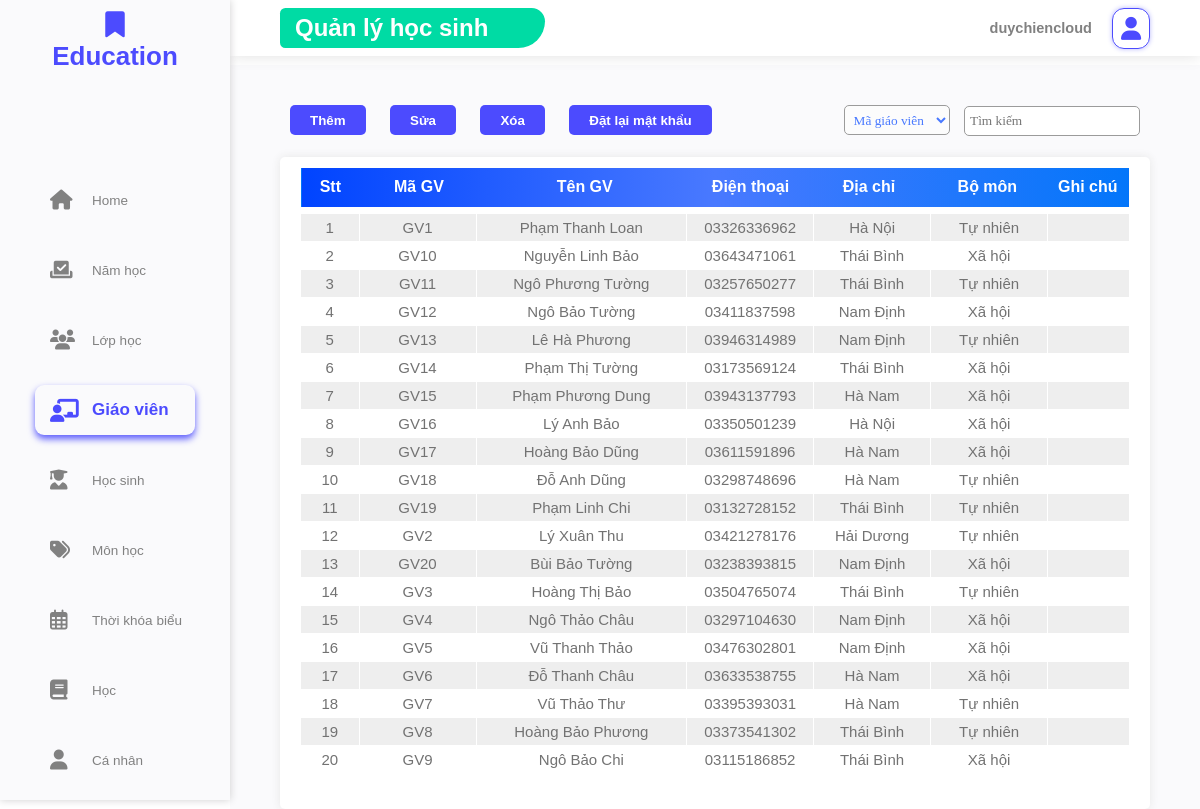
Page /Admin/giaovien.php (signed in) on the committed database.
### tables this page shows
CREATE TABLE `giaovien` (
  `MaGV` varchar(50) NOT NULL,
  `Pass` varchar(200) NOT NULL,
  `TenGV` varchar(200) NOT NULL,
  `DienThoai` varchar(12) NOT NULL,
  `DiaChi` varchar(200) NOT NULL,
  `GhiChu` varchar(200) NOT NULL,
  `MaBoMon` varchar(50) NOT NULL
);

CREATE TABLE `bomon` (
  `MaBoMon` varchar(50) NOT NULL,
  `TenBoMon` varchar(200) NOT NULL
);

### Admin/LogIn/sql.php (called while the page is built, shortened)
<?php
    class SQL{
        var $locahost;
        var $user;
        var $pass;
        var $database;
        function __construct()
        {
             $this->locahost = "localhost";
            $this->user = "root";
            $this->pass = "";
            $this->database = 'quanlyhocsinh5';
        }
        public function getconnect()
        {
            return new mysqli($this->locahost,$this->user,$this->pass,$this->database);
        }
        public function getdata($query)
        {
            $sql = $this->getconnect();
            $data = $sql->query($query);
            return $data;
        }
    }
?>

### Admin/giaovien.php (the view, shortened to what this page needs)
<?php
    require_once "./LogIn/checkloginadmin.php";
    require_once "./LogIn/sql.php";
    $sql = new SQL();
?>
<!DOCTYPE html>
<html lang="en">
<head>
    <link rel="stylesheet" href="./Css/style.css">
</head>
<body>
    <nav>
        <div class="menu_top">
            <i class="fas fa-bookmark"></i>
            <p>Education</p>
        </div>
        <div class="menu_mid">
            <ul class="menu_main">
                <li class="li1 "><a href="./admin.php" class="taga"><i class="fas fa-home i_normal " ></i><p >Home</p></a></li>
                <li class="li1"><a href="./namhoc.php" class="taga"><i class="fas fa-vote-yea i_normal"></i><p>Năm học</p></a></li>
                <li class="li1 "><a href="./lophoc.php" class="taga"><i class="fas fa-users i_normal "></i></i><p>Lớp học</p></a></li>
                <li class="li1 test"><a href="./giaovien.php" class="taga"><i class="fas fa-chalkboard-teacher i_normal i_to"></i><p class="to">Giáo viên</p></a></li>
                <li class="li1 "><a href="./hocsinh.php" class="taga"><i class="fas fa-user-graduate i_normal "></i><p >Học sinh</p></a></li>
                <li class="li1"><a href="./monhoc.php" class="taga"><i class="fas fa-tags i_normal"></i><p>Môn học</p></a></li>
                <li class="li1"><a href="./thoikhoabieu.php" class="taga"><i class="far fa-calendar-alt i_normal"></i><p>Thời khóa biểu</p></a></li>
                <li class="li1"><a href="./hoc.php" class="taga"><i class="fas fa-book i_normal"></i><p>Học</p></a></li>
                <li class="li1"><a href="./canhan.php" class="taga"><i class="fas fa-user i_normal"></i><p>Cá nhân</p></a></li>
            </ul>
        </div>
    </nav>
    <section>
        <header>
            <div class="account">
                <p>
                    <?php
                        echo $_SESSION['userad'];
                    ?>
                </p>
                <i class="fas fa-user"></i>
            </div>
            <div>
                <h1>Quản lý học sinh</h1>
            </div>
        </header>
        <div class="con">
            <div class="content">
            <div class="chucnang">
                    <div class="chucnangchinh">
                        <input type="button" value="Thêm" id="add_btn">
                        <input type="button" value="Sửa" id="update_btn">
                        <input type="button" value="Xóa" id="delete_btn">
                        <input type="button" value="Đặt lại mật khẩu" id="resetpass_btn">
                    </div>
                    <div class="timkiem">
                        <select name="luachontimkiem" class="luachon" id="sel_search">
                            <option value="MaGV">Mã giáo viên</option>
                        </select>
                        <input type="search" placeholder="Tìm kiếm" id="search">
                    </div>
                </div>
                <div class="content_content">
                    <table class="tenbang" cellspacing="0" width="100%" style="margin-bottom: 5px; width: calc(100%-15px);">
                        <tr class="bangtieude">
                            <th width="5%" >Stt</th>
                            <th width="10%">Mã GV</th>
                            <th width="18%">Tên GV</th>
                            <th width="10%">Điện thoại</th>
                            <th width="10%">Địa chỉ</th>
                            <th width="10%">Bộ môn</th>
                            <th width="7%">Ghi chú</th>
                        </tr>
                    </table>
                    <div class="thongtinbang">
                        <table id="table_class" class="bangnd" border="1" cellspacing="0" width="100%">
                            <?php
                                $query = "SELECT * from giaovien inner join bomon on giaovien.MaBoMon = bomon.MaBoMon";
                                $data_giaovien_bang = $sql->getdata($query);
                                $i=1;
                                while($row = $data_giaovien_bang->fetch_assoc()){
                                    echo "
                                        <tr class=\"class noidungbang\">
                                            <td align=\"center\" width=\"5%\" >".$i."</td>
                                            <td align=\"center\" width=\"10%\">".$row['MaGV']."</td>
                                            <td align=\"center\" width=\"18%\">".$row['TenGV']."</td>
                                            <td align=\"center\" width=\"10%\">".$row['DienThoai']."</td>
                                            <td align=\"center\" width=\"10%\">".$row['DiaChi']."</td>
                                            <td align=\"center\" width=\"10%\">".$row['TenBoMon']."</td>
                                            <td align=\"center\" width=\"7%\">".$row['GhiChu']."</td>
                                        </tr>
                                    ";
                                    $i++;
                                }
                            ?>
                        </table>
                    </div>
                </div>
            </div>
        </div>
    </section>
</body>
</html>

### Admin/assets/Css/style.css (style rules this page uses)
* { margin: 0; padding: 0; }
ul { list-style: none; }
a { color: black; text-decoration: none; }
body { min-width: 800px; height: 100vh; width: 100%; display: flex; font-family: "Montserrat",Arial,Helvetica,sans-serif; }
input, select { font-family: "Montserrat"; }
select { background-color: #fcfcfc; border-color: #4979ff; color: #4979ff; outline: none; }
nav { width: 230px; background-color: #fafafc; z-index: 2; position: fixed; height: 100vh; box-shadow: 0 0 8px rgb(207, 206, 207); }
.menu_top { height: 65px; font-size: 26px; text-align: center; padding: 10px; font-weight: 600; color: #4c4bfe; }
.menu_mid { display: flex; justify-content: center; padding: 0 35px; margin-bottom: 100px; margin-top: 70px; }
.menu_main { width: 100%; }
.menu_main .i_normal { font-size: 20px; min-width: 42px; transition: 0.25s; }
.menu_main .li1 { height: 50px; max-height: 70px; overflow: hidden; width: 100%; display: flex; align-items: center; margin: 20px 0; transition: 0.5s; box-sizing: border-box; }
.menu_main a { display: flex; align-items: center; box-sizing: border-box; padding-left: 15px; color: #818181; font-size: 13.5px; transition: 0.15s; height: 100%; width: 100%; }
.menu_main .to { font-size: 17px; color: #4c4bfe; font-weight: 600; }
.menu_main .i_to { color: #4c4bfe; font-size: 23px; }
.test { border-radius: 9px; box-shadow: 0 4px 7px #5d5dfc; }
section { flex: 1; position: relative; display: flex; flex-direction: column; margin-left: 230px; height: 100%; }
header { width: 100%; height: 7%; box-shadow: 0px 0 15px #e0e0e0; box-sizing: border-box; background-color: white; position: absolute; z-index: 1; display: flex; padding: 0 50px; flex-direction: row-reverse; align-items: center; justify-content: space-between; }
header h1 { color: white; height: 40px; line-height: 40px; padding-left: 15px; width: 250px; border-radius: 10px 25px 50px 10px; background-color: #00dba4; }
.account { display: flex; font-size: 14.5px; font-weight: 600; color: #818181; align-items: center; }
.account i { font-size: 23px; margin-left: 20px; padding: 8px; border-radius: 12px; box-shadow: 0 0 5px #b9b9fc; color: #4c4bfe; border: 1px solid #4c4bfe; }
.con { flex: 1; z-index: 0; height: auto; display: flex; width: 100%; position: absolute; height: 93%; top: 65px; }
.content { background-color: #fafafc; width: 100%; padding: 30px 50px 0px 50px; display: flex; flex-direction: column; height: 100%; box-sizing: border-box; justify-content: space-between; overflow: auto; }
.chucnang { margin: 10px 0; display: flex; justify-content: space-between; height: 6%; }
.chucnang input { margin: 0 10px; padding: 3px 10px; }
.chucnang input[type='button'],.noidungcontent_tkb button { border: none; background-color: #4c4bfe; color: white; padding: 0 20px; height: 30px; font-weight: bold; font-family: "Montserrat",Arial,Helvetica,sans-serif; border-radius: 5px; }
.chucnang input[type='search'],.luachon { height: 30px; border-radius: 5px; border: 0.5px solid rgb(155, 155, 155); padding: 5px; outline: none; }
.content_content { background-color: white; margin: 0; height: 94%; width: 100%; padding: 10px 20px; border-radius: 5px; box-shadow: 0 0 10px rgb(231, 231, 231); box-sizing: border-box; }
table { border-collapse: collapse; }
.content_content table,tr { border: 0.1px solid rgb(255, 255, 255); }
.tenbang { height: 5%; }
.bangtieude { height: 40px; background-image: linear-gradient(to left, #0376fa, #4979ff, #0044ff); color: white; border-radius: 5px; overflow: hidden; }
.thongtinbang { height: 95%; overflow-y: scroll; scrollbar-width: 2px; scrollbar-color: #000000 #f0f0f0; scrollbar-width: thin; }
.noidungbang td { border: 0.1px solid #ffffff; height: 27px; text-align: center; font-size: 15px; color: #727272; cursor: pointer; }
.class_bold { background-color: #eeeeee; }

### rows in the picture
giaovien: MaGV "GV1", TenGV "Phạm Thanh Loan", DienThoai "03326336962", DiaChi "Hà Nội", MaBoMon.TenBoMon "Tự nhiên"
giaovien: MaGV "GV10", TenGV "Nguyễn Linh Bảo", DienThoai "03643471061", DiaChi "Thái Bình", MaBoMon.TenBoMon "Xã hội"
giaovien: MaGV "GV11", TenGV "Ngô Phương Tường", DienThoai "03257650277", DiaChi "Thái Bình", MaBoMon.TenBoMon "Tự nhiên"
giaovien: MaGV "GV12", TenGV "Ngô Bảo Tường", DienThoai "03411837598", DiaChi "Nam Định", MaBoMon.TenBoMon "Xã hội"
giaovien: MaGV "GV13", TenGV "Lê Hà Phương", DienThoai "03946314989", DiaChi "Nam Định", MaBoMon.TenBoMon "Tự nhiên"
giaovien: MaGV "GV14", TenGV "Phạm Thị Tường", DienThoai "03173569124", DiaChi "Thái Bình", MaBoMon.TenBoMon "Xã hội"
giaovien: MaGV "GV15", TenGV "Phạm Phương Dung", DienThoai "03943137793", DiaChi "Hà Nam", MaBoMon.TenBoMon "Xã hội"
giaovien: MaGV "GV16", TenGV "Lý Anh Bảo", DienThoai "03350501239", DiaChi "Hà Nội", MaBoMon.TenBoMon "Xã hội"
giaovien: MaGV "GV17", TenGV "Hoàng Bảo Dũng", DienThoai "03611591896", DiaChi "Hà Nam", MaBoMon.TenBoMon "Xã hội"
giaovien: MaGV "GV18", TenGV "Đỗ Anh Dũng", DienThoai "03298748696", DiaChi "Hà Nam", MaBoMon.TenBoMon "Tự nhiên"
giaovien: MaGV "GV19", TenGV "Phạm Linh Chi", DienThoai "03132728152", DiaChi "Thái Bình", MaBoMon.TenBoMon "Tự nhiên"
giaovien: MaGV "GV2", TenGV "Lý Xuân Thu", DienThoai "03421278176", DiaChi "Hải Dương", MaBoMon.TenBoMon "Tự nhiên"
giaovien: MaGV "GV20", TenGV "Bùi Bảo Tường", DienThoai "03238393815", DiaChi "Nam Định", MaBoMon.TenBoMon "Xã hội"
giaovien: MaGV "GV3", TenGV "Hoàng Thị Bảo", DienThoai "03504765074", DiaChi "Thái Bình", MaBoMon.TenBoMon "Tự nhiên"
giaovien: MaGV "GV4", TenGV "Ngô Thảo Châu", DienThoai "03297104630", DiaChi "Nam Định", MaBoMon.TenBoMon "Xã hội"
giaovien: MaGV "GV5", TenGV "Vũ Thanh Thảo", DienThoai "03476302801", DiaChi "Nam Định", MaBoMon.TenBoMon "Xã hội"
giaovien: MaGV "GV6", TenGV "Đỗ Thanh Châu", DienThoai "03633538755", DiaChi "Hà Nam", MaBoMon.TenBoMon "Xã hội"
giaovien: MaGV "GV7", TenGV "Vũ Thảo Thư", DienThoai "03395393031", DiaChi "Hà Nam", MaBoMon.TenBoMon "Tự nhiên"
giaovien: MaGV "GV8", TenGV "Hoàng Bảo Phương", DienThoai "03373541302", DiaChi "Thái Bình", MaBoMon.TenBoMon "Tự nhiên"
giaovien: MaGV "GV9", TenGV "Ngô Bảo Chi", DienThoai "03115186852", DiaChi "Thái Bình", MaBoMon.TenBoMon "Xã hội"

### other values in the picture
$_SESSION['userad'] "duychiencloud"
